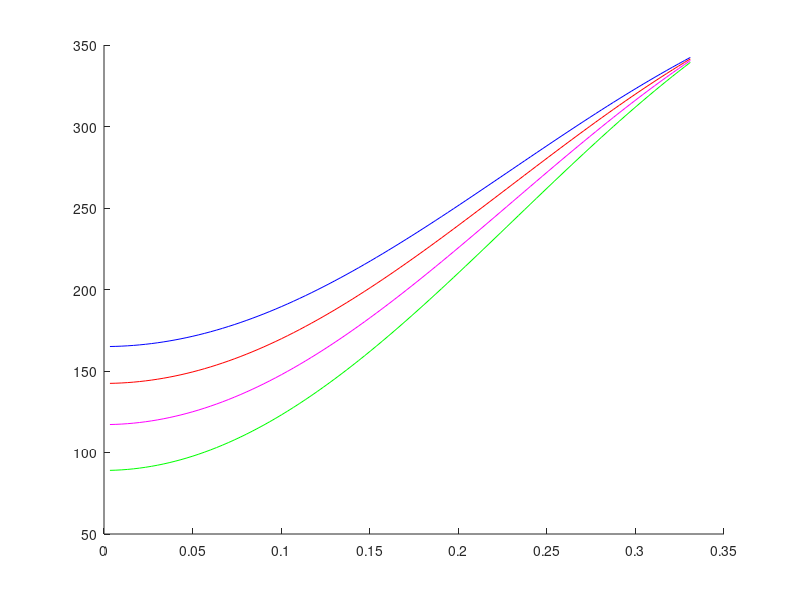

Source code (MATLAB): (Note: this script raises an error after producing the figure.)
%% Analytical Solution
% given
Ti = 40; %(F)
Tinf = 350; %(F)
Tf = 165; %(F)
thetaf = (Tf-Tinf)/(Ti-Tinf); %dimensionless temperature
h = 12.5; %Btu/hr-ft^2-F
k = 0.287; %Btu/hr-ft-F
alpha = 1.40e-6; %ft^2/s
r0 = 0.331; %ft

Bi = h*r0/k;
dr = r0/10; %ft

% lambda values
fb = @(x) 1-x.*cot(x)-Bi;
lambda = zeros(6,1);
lambda(1) = fzero(fb, [2.6 3]);
lambda(2) = fzero(fb, [3 3.2]);
lambda(3) = fzero(fb, [5.7 6]);
lambda(4) = fzero(fb, [6 6.4]);
lambda(5) = fzero(fb, [8.8 9]);
lambda(6) = fzero(fb, [9 9.5]);

% series solution
a = 4*(sin(lambda)-lambda.*cos(lambda))./(2*lambda-sin(2*lambda));
fth1 = @(x) a(1)*exp(-lambda(1)^2*x)-thetaf;
fth2 = @(x) fth1(x)+a(2)*exp(-lambda(2)^2*x);
fth3 = @(x) fth2(x)+a(3)*exp(-lambda(3)^2*x);
fth4 = @(x) fth3(x)+a(4)*exp(-lambda(4)^2*x);
fth5 = @(x) fth4(x)+a(5)*exp(-lambda(5)^2*x);
fth6 = @(x) fth5(x)+a(6)*exp(-lambda(5)^2*x);

% Fourier Numbers
tau = zeros(6,1);
tau(1) = fzero(fth1, 0.1);
tau(2) = fzero(fth2, 0.1);
tau(3) = fzero(fth3, 0.1);
tau(4) = fzero(fth4, 0.1);
tau(5) = fzero(fth5, 0.1);
tau(6) = fzero(fth6, 0.1);

% time values
time = tau*r0^2/alpha;

% plot
r = linspace(0, r0);
t = [time(5) time(5)-1000 time(5)-2000 time(5)-3000];
for j = 1:4
  Fo = alpha*t(j)/r0^2;
  theta = zeros(size(r));
  for k = 1:6
    theta = theta+a(k)*exp(-lambda(k)^2*Fo)*sin(lambda(k)*r/r0)./(lambda(k)*r/r0);
  end    
  T = Tinf+(Ti-Tinf)*theta;
  hold on;
  switch j
    case 1
      line = '-b';      
    case 2
      line = '-r';
    case 3
      line = '-m';
    case 4
      line = '-g';
  end
  plot(r, T, line);
end
plot(r, T0);
str = sprintf('cooking time: %.3f hours', time(5)/3600);
title({'Analytical Solution', str});
xlabel('r (m)');
ylabel('T (F)');
legend({sprintf('time: %.3f hours', t(1)/3600)
        sprintf('time: %.3f hours', t(2)/3600)
        sprintf('time: %.3f hours', t(3)/3600)
        sprintf('time: %.3f hours', t(4)/3600)});

%% Crank Nicolson Method (sample)
% Given: 
% r_0=0.331; %(ft) 
% k=0.287; %Btu/hr-ft-F
% alpha=1.40e-6; %ft^2/s  
% T0=40; %(F) 
% Tinf=350; %(F)
% h=12.5; %Btu/hr-ft^2-F
% Tsur=165; %(F)
% int=10000; 
%   
% dr=r_0/10; 
% dt=0.05; 
% lamda=(alpha*dt)/(dr^2); 
% tetas=(Tsur-Tinf)/(T0-Tinf); 
%   
% n=10; 
% T=ones(n+1,int); 
% r=ones(n+1,1); 
% for i=1:11 
%     r(i)=dr*(i-1); 
% end 
%   
% r(1)=eps; 
% T(1:n+1,1)=T0; %B.C. 
% r32=r(1)+(.5*1*dr); 
% r52=r(1)+(.5*3*dr); 
% r72=r(1)+(.5*5*dr); 
% r92=r(1)+(.5*7*dr); 
% r112=r(1)+(.5*9*dr); 
% r132=r(1)+(.5*11*dr); 
% r152=r(1)+(.5*13*dr); 
% r172=r(1)+(.5*15*dr); 
% r192=r(1)+(.5*17*dr); 
% r212=r(1)+(.5*19*dr); 
% r232=r(1)+(.5*21*dr); 
% r252=r(1)+(.5*23*dr); 
%   
% %Creating the a vector 
% a=-((lamda/2).*((r-(dr/2))./r)).*diag(eye(n+1)); 
% a(n+1)=-(lamda/2)*((r(n+1)-dr/2)/r(n+1))-(lamda/2); 
%   
% % Creating the b vector 
% b=(1+lamda)*diag(eye(n+1)); 
% b(1)=1+(lamda/2)*((r32+r(1))/r(1)); 
% b(n+1)=1+(lamda/2)*((r(n+1)+r252)/r(n+1))+(lamda*h*dr)/k; 
%   
% % Creating the c vector      
% c=-((lamda/2).*((r+(dr/2))./r)).*diag(eye(n+1)); 
% c(1)=-(lamda/2)*(1+r32/r(1)); 
%   
% for i=1:int 
%     
%     if T(11,i)>=Tsur 
%         ifin=i-1; 
%         timefinal=ifin*dt; 
%         break 
%     end 
%   
% % Creating the d vector    
%     d(1)=(lamda/2)*T(2,i)+... 
%         (1-(lamda/2)*(r(1)+r32)/r(1))*T(1,i)+... 
%         ((lamda/2)*(r32/r(1)))*T(2,i); 
%     for j=2:n 
%         d(j)=-a(j)*T(j-1,i)+((1-lamda)*T(j,i))-c(j)*T(j+1,i);  
%     end 
%     d(n+1)=(lamda/2)*((r252/r(n+1))+1)*T(n,i)... 
%         +(1-(lamda/2)*((r252+r(n+1))/r(n+1))-(lamda*h*dr)/k)*T(n+1,i)... 
%         +(2*lamda*h*dr*Tinf)/k; 
%         
%     
% t=Tridiag(a,b,c,d); 
% T(:,i+1)=t; 
%   
% end
% 
% %plot
% plot(r, t, 'o');